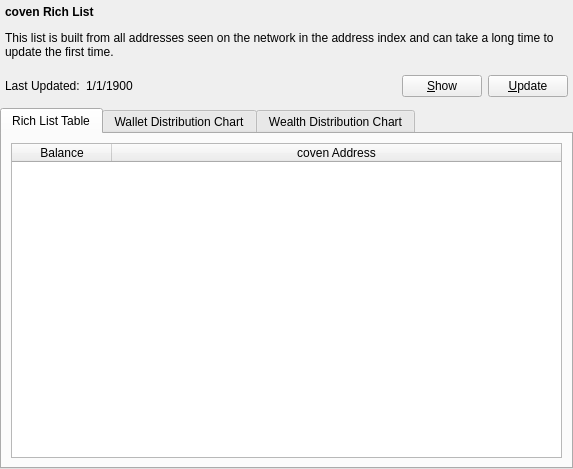
<?xml version="1.0" encoding="UTF-8"?>
<ui version="4.0">
 <class>RichListPage</class>
 <widget class="QWidget" name="RichListPage">
  <property name="geometry">
   <rect>
    <x>0</x>
    <y>0</y>
    <width>573</width>
    <height>469</height>
   </rect>
  </property>
  <property name="windowTitle">
   <string>Rich List</string>
  </property>
  <layout class="QVBoxLayout" name="topLayout">
   <property name="leftMargin">
    <number>0</number>
   </property>
   <property name="topMargin">
    <number>0</number>
   </property>
   <property name="rightMargin">
    <number>0</number>
   </property>
   <property name="bottomMargin">
    <number>0</number>
   </property>
   <item>
    <layout class="QVBoxLayout" name="verticalLayout">
     <property name="topMargin">
      <number>0</number>
     </property>
     <property name="bottomMargin">
      <number>0</number>
     </property>
     <item>
      <layout class="QHBoxLayout" name="horizontalLayout_4">
       <property name="leftMargin">
        <number>5</number>
       </property>
       <property name="topMargin">
        <number>5</number>
       </property>
       <property name="rightMargin">
        <number>5</number>
       </property>
       <property name="bottomMargin">
        <number>5</number>
       </property>
       <item>
        <widget class="QLabel" name="label_2">
         <property name="text">
          <string>&lt;html&gt;&lt;head/&gt;&lt;body&gt;&lt;p&gt;&lt;span style=&quot; font-weight:600;&quot;&gt;coven Rich List&lt;/span&gt;&lt;/p&gt;&lt;p&gt;This list is built from all addresses seen on the network in the address index and can take a long time to update the first time.&lt;/p&gt;&lt;/body&gt;&lt;/html&gt;</string>
         </property>
         <property name="wordWrap">
          <bool>true</bool>
         </property>
        </widget>
       </item>
      </layout>
     </item>
     <item>
      <layout class="QHBoxLayout" name="horizontalLayout">
       <property name="leftMargin">
        <number>5</number>
       </property>
       <property name="topMargin">
        <number>5</number>
       </property>
       <property name="rightMargin">
        <number>5</number>
       </property>
       <property name="bottomMargin">
        <number>5</number>
       </property>
       <item>
        <widget class="QLabel" name="label">
         <property name="text">
          <string>Last Updated:</string>
         </property>
        </widget>
       </item>
       <item>
        <widget class="QLabel" name="lastUpdatedLabel">
         <property name="text">
          <string>1/1/1900</string>
         </property>
        </widget>
       </item>
       <item>
        <spacer name="horizontalSpacer">
         <property name="orientation">
          <enum>Qt::Horizontal</enum>
         </property>
         <property name="sizeHint" stdset="0">
          <size>
           <width>40</width>
           <height>20</height>
          </size>
         </property>
        </spacer>
       </item>
       <item>
        <widget class="QPushButton" name="showButton">
         <property name="text">
          <string>&amp;Show</string>
         </property>
        </widget>
       </item>
       <item>
        <widget class="QPushButton" name="refreshButton">
         <property name="text">
          <string>&amp;Update</string>
         </property>
        </widget>
       </item>
      </layout>
     </item>
     <item>
      <widget class="QTabWidget" name="tabWidget">
       <property name="sizePolicy">
        <sizepolicy hsizetype="MinimumExpanding" vsizetype="MinimumExpanding">
         <horstretch>0</horstretch>
         <verstretch>0</verstretch>
        </sizepolicy>
       </property>
       <property name="currentIndex">
        <number>0</number>
       </property>
       <widget class="QWidget" name="tab">
        <attribute name="title">
         <string>Rich List Table</string>
        </attribute>
        <layout class="QGridLayout" name="gridLayout">
         <item row="0" column="0">
          <widget class="QTableWidget" name="tableWidget">
           <property name="editTriggers">
            <set>QAbstractItemView::NoEditTriggers</set>
           </property>
           <property name="alternatingRowColors">
            <bool>true</bool>
           </property>
           <property name="selectionMode">
            <enum>QAbstractItemView::SingleSelection</enum>
           </property>
           <property name="selectionBehavior">
            <enum>QAbstractItemView::SelectRows</enum>
           </property>
           <attribute name="horizontalHeaderStretchLastSection">
            <bool>true</bool>
           </attribute>
           <column>
            <property name="text">
             <string>Balance</string>
            </property>
           </column>
           <column>
            <property name="text">
             <string>coven Address</string>
            </property>
           </column>
          </widget>
         </item>
        </layout>
       </widget>
       <widget class="QWidget" name="tab_2">
        <attribute name="title">
         <string>Wallet Distribution Chart</string>
        </attribute>
        <layout class="QGridLayout" name="gridLayout_2">
         <item row="0" column="0">
          <layout class="QHBoxLayout" name="horizontalLayout_3">
           <item>
            <widget class="QCustomPlot" name="distributionChartWidget" native="true"/>
           </item>
          </layout>
         </item>
        </layout>
       </widget>
       <widget class="QWidget" name="tab_3">
        <attribute name="title">
         <string>Wealth Distribution Chart</string>
        </attribute>
        <layout class="QGridLayout" name="gridLayout_3">
         <item row="0" column="0">
          <layout class="QHBoxLayout" name="horizontalLayout_5">
           <item>
            <widget class="QWidget" name="wealthChartWidget" native="true"/>
           </item>
          </layout>
         </item>
        </layout>
       </widget>
      </widget>
     </item>
    </layout>
   </item>
  </layout>
 </widget>
 <customwidgets>
  <customwidget>
   <class>QCustomPlot</class>
   <extends>QWidget</extends>
   <header>qcustomplot.h</header>
   <container>1</container>
  </customwidget>
 </customwidgets>
 <resources/>
 <connections/>
</ui>
